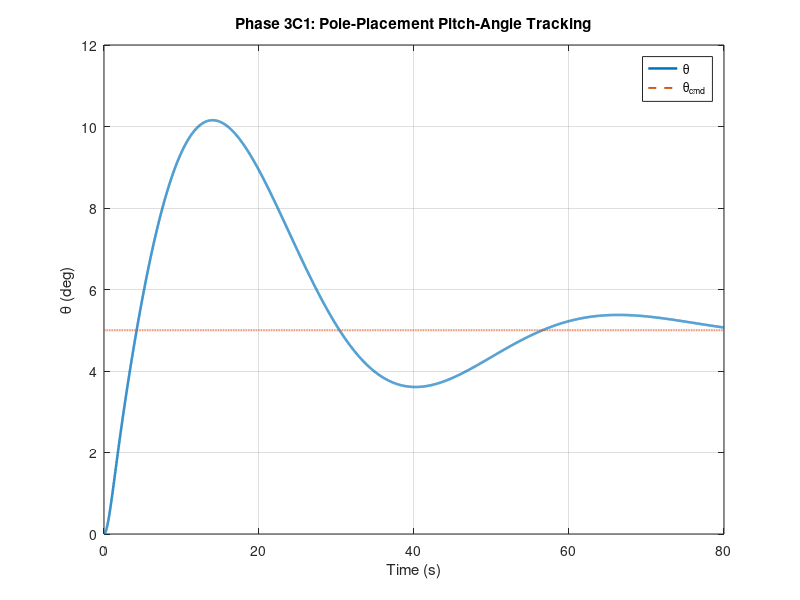

The MATLAB script that drew this image: (Note: this script raises an error after producing the figure.)
% ============================================================
% Phase 3C - Pole Placement Control
% Cessna 182 Longitudinal Model
%
% Standard state feedback:
%   delta_e = -Kpp*x + Nbar*r
%
% Output tracked:
%   theta
% ============================================================

clear; clc; close all;

%% ------------------------------------------------------------
% 1) Base longitudinal model
% ------------------------------------------------------------
A = [-0.0456     19.4590     0        -32.1740;
     -0.001314   -2.092534   0.970632   0;
      0.003342  -13.938686  -6.805318   0;
      0          0           1          0];

B = [0;
    -0.202562;
    -34.735884;
     0];

C = eye(4);
D = zeros(4,1);

x0 = zeros(4,1);

%% ------------------------------------------------------------
% 2) Controllability
% ------------------------------------------------------------
Co = ctrb(A,B);
disp('--------------------------------------------');
disp('Phase 3C1: Pole Placement');
disp(['Controllability rank = ', num2str(rank(Co))]);

%% ------------------------------------------------------------
% 3) Desired poles
% ------------------------------------------------------------
%desired_poles = [-2.5+2.0j, -2.5-2.0j, -0.08+0.18j, -0.08-0.18j];
desired_poles = [-1.5+1.2j, -1.5-1.2j, -0.05+0.12j, -0.05-0.12j];
Kpp = place(A,B,desired_poles);
Acl_pp = A - B*Kpp;

%% ------------------------------------------------------------
% 4) Reference tracking for theta
% ------------------------------------------------------------
Ctheta = [0 0 0 1];
Nbar = -1 / (Ctheta * (Acl_pp \ B));


sys_pp = ss(Acl_pp, B*Nbar, C, zeros(4,1));

%% ------------------------------------------------------------
% 5) Command input
% ------------------------------------------------------------
theta_cmd_deg = 5;
theta_cmd = deg2rad(theta_cmd_deg);

%t = linspace(0,20,3000);
t = linspace(0,80,6000);
u_cmd = theta_cmd * ones(size(t));

%% ------------------------------------------------------------
% 6) Simulate
% ------------------------------------------------------------
[y,t] = lsim(sys_pp, u_cmd, t, x0);

%% ------------------------------------------------------------
% 7) Extract states
% ------------------------------------------------------------
u_resp     = y(:,1);              % ft/s
alpha_resp = rad2deg(y(:,2));     % deg
q_resp     = rad2deg(y(:,3));     % deg/s
theta_resp = rad2deg(y(:,4));     % deg

theta_cmd_plot = theta_cmd_deg * ones(size(t));

%% ------------------------------------------------------------
% 8) Elevator demand
% delta_e = -Kpp*x + Nbar*theta_cmd
% ------------------------------------------------------------
delta_e = - (Kpp * y')' + Nbar*theta_cmd;    % rad
delta_e_deg = rad2deg(delta_e);

%% ------------------------------------------------------------
% 9) Poles
% ------------------------------------------------------------
poles_pp = eig(Acl_pp);

disp('Pole-placement feedback gain Kpp:');
disp(Kpp);
disp('Closed-loop poles:');
disp(poles_pp);

%% ------------------------------------------------------------
% 10) Theta tracking
% ------------------------------------------------------------
figure('Color','w');
plot(t, theta_resp, 'LineWidth', 1.8); hold on;
plot(t, theta_cmd_plot, '--', 'LineWidth', 1.4);
grid on;
xlabel('Time (s)');
ylabel('\theta (deg)');
title('Phase 3C1: Pole-Placement Pitch-Angle Tracking');
legend('\theta', '\theta_{cmd}', 'Location', 'best');

%% ------------------------------------------------------------
% 11) State responses
% ------------------------------------------------------------
figure('Color','w','Position',[100 100 1200 900]);
tiledlayout(4,1,'TileSpacing','compact','Padding','compact');

nexttile
plot(t,u_resp,'LineWidth',1.5);
grid on;
ylabel('u (ft/s)');
title('Phase 3C1: Pole-Placement State Responses');

nexttile
plot(t,alpha_resp,'LineWidth',1.5);
grid on;
ylabel('\alpha (deg)');

nexttile
plot(t,q_resp,'LineWidth',1.5);
grid on;
ylabel('q (deg/s)');

nexttile
plot(t,theta_resp,'LineWidth',1.5); hold on;
plot(t,theta_cmd_plot,'--','LineWidth',1.2);
grid on;
ylabel('\theta (deg)');
xlabel('Time (s)');
legend('\theta','\theta_{cmd}','Location','best');

%% ------------------------------------------------------------
% 12) Elevator demand
% ------------------------------------------------------------
figure('Color','w');
plot(t, delta_e_deg, 'LineWidth', 1.6);
grid on;
xlabel('Time (s)');
ylabel('\delta_e (deg)');
title('Phase 3C1: Pole-Placement Elevator Demand');

%% ------------------------------------------------------------
% 13) Pole map
% ------------------------------------------------------------
figure('Color','w');
plot(real(eig(A)), imag(eig(A)), 'x', 'MarkerSize', 10, 'LineWidth', 2); hold on;
plot(real(poles_pp), imag(poles_pp), 'o', 'MarkerSize', 10, 'LineWidth', 2);
grid on;
xlabel('Real Axis');
ylabel('Imaginary Axis');
title('Phase 3C1: Open-Loop vs Pole-Placement Poles');
legend('Open-loop','Pole placement','Location','best');
